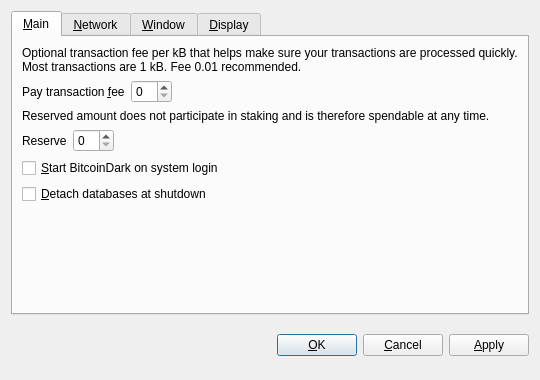
<?xml version="1.0" encoding="UTF-8"?>
<ui version="4.0">
 <class>OptionsDialog</class>
 <widget class="QDialog" name="OptionsDialog">
  <property name="geometry">
   <rect>
    <x>0</x>
    <y>0</y>
    <width>540</width>
    <height>380</height>
   </rect>
  </property>
  <property name="windowTitle">
   <string>Options</string>
  </property>
  <property name="modal">
   <bool>true</bool>
  </property>
  <layout class="QVBoxLayout" name="verticalLayout">
   <item>
    <widget class="QTabWidget" name="tabWidget">
     <property name="tabPosition">
      <enum>QTabWidget::North</enum>
     </property>
     <property name="currentIndex">
      <number>0</number>
     </property>
     <widget class="QWidget" name="tabMain">
      <attribute name="title">
       <string>&amp;Main</string>
      </attribute>
      <layout class="QVBoxLayout" name="verticalLayout_Main">
       <item>
        <widget class="QLabel" name="transactionFeeInfoLabel">
         <property name="text">
          <string>Optional transaction fee per kB that helps make sure your transactions are processed quickly. Most transactions are 1 kB. Fee 0.01 recommended.</string>
         </property>
         <property name="textFormat">
          <enum>Qt::PlainText</enum>
         </property>
         <property name="wordWrap">
          <bool>true</bool>
         </property>
        </widget>
       </item>
       <item>
        <layout class="QHBoxLayout" name="horizontalLayoutFee">
         <item>
          <widget class="QLabel" name="transactionFeeLabel">
           <property name="text">
            <string>Pay transaction &amp;fee</string>
           </property>
           <property name="textFormat">
            <enum>Qt::PlainText</enum>
           </property>
           <property name="buddy">
            <cstring>transactionFee</cstring>
           </property>
          </widget>
         </item>
         <item>
          <widget class="BitcoinAmountField" name="transactionFee"/>
         </item>
         <item>
          <spacer name="horizontalSpacerFee">
           <property name="orientation">
            <enum>Qt::Horizontal</enum>
           </property>
           <property name="sizeHint" stdset="0">
            <size>
             <width>40</width>
             <height>20</height>
            </size>
           </property>
          </spacer>
         </item>
        </layout>
       </item>
       <item>
        <widget class="QLabel" name="reserveBalanceInfoLabel">
         <property name="text">
          <string>Reserved amount does not participate in staking and is therefore spendable at any time.</string>
         </property>
         <property name="textFormat">
          <enum>Qt::PlainText</enum>
         </property>
         <property name="wordWrap">
          <bool>true</bool>
         </property>
        </widget>
       </item>
       <item>
        <layout class="QHBoxLayout" name="horizontalLayoutReserveBalance">
         <item>
          <widget class="QLabel" name="reserveBalanceLabel">
           <property name="text">
            <string>Reserve</string>
           </property>
           <property name="textFormat">
            <enum>Qt::PlainText</enum>
           </property>
           <property name="buddy">
            <cstring>reserveBalance</cstring>
           </property>
          </widget>
         </item>
         <item>
          <widget class="BitcoinAmountField" name="reserveBalance"/>
         </item>
         <item>
          <spacer name="horizontalSpacerReserveBalance">
           <property name="orientation">
            <enum>Qt::Horizontal</enum>
           </property>
           <property name="sizeHint" stdset="0">
            <size>
             <width>40</width>
             <height>20</height>
            </size>
           </property>
          </spacer>
         </item>
        </layout>
       </item>
       <item>
        <widget class="QCheckBox" name="bitcoinAtStartup">
         <property name="toolTip">
          <string>Automatically start BitcoinDark after logging in to the system.</string>
         </property>
         <property name="text">
          <string>&amp;Start BitcoinDark on system login</string>
         </property>
        </widget>
       </item>
       <item>
        <widget class="QCheckBox" name="detachDatabases">
         <property name="toolTip">
          <string>Detach block and address databases at shutdown. This means they can be moved to another data directory, but it slows down shutdown. The wallet is always detached.</string>
         </property>
         <property name="text">
          <string>&amp;Detach databases at shutdown</string>
         </property>
        </widget>
       </item>
       <item>
        <spacer name="verticalSpacer_Main">
         <property name="orientation">
          <enum>Qt::Vertical</enum>
         </property>
         <property name="sizeHint" stdset="0">
          <size>
           <width>20</width>
           <height>40</height>
          </size>
         </property>
        </spacer>
       </item>
      </layout>
     </widget>
     <widget class="QWidget" name="tabNetwork">
      <attribute name="title">
       <string>&amp;Network</string>
      </attribute>
      <layout class="QVBoxLayout" name="verticalLayout_Network">
       <item>
        <widget class="QCheckBox" name="mapPortUpnp">
         <property name="toolTip">
          <string>Automatically open the BitcoinDark client port on the router. This only works when your router supports UPnP and it is enabled.</string>
         </property>
         <property name="text">
          <string>Map port using &amp;UPnP</string>
         </property>
        </widget>
       </item>
       <item>
        <widget class="QCheckBox" name="connectSocks">
         <property name="toolTip">
          <string>Connect to the BitcoinDark network through a SOCKS proxy (e.g. when connecting through Tor).</string>
         </property>
         <property name="text">
          <string>&amp;Connect through SOCKS proxy:</string>
         </property>
        </widget>
       </item>
       <item>
        <layout class="QHBoxLayout" name="horizontalLayout_Network">
         <item>
          <widget class="QLabel" name="proxyIpLabel">
           <property name="text">
            <string>Proxy &amp;IP:</string>
           </property>
           <property name="textFormat">
            <enum>Qt::PlainText</enum>
           </property>
           <property name="buddy">
            <cstring>proxyIp</cstring>
           </property>
          </widget>
         </item>
         <item>
          <widget class="QValidatedLineEdit" name="proxyIp">
           <property name="maximumSize">
            <size>
             <width>140</width>
             <height>16777215</height>
            </size>
           </property>
           <property name="toolTip">
            <string>IP address of the proxy (e.g. 127.0.0.1)</string>
           </property>
          </widget>
         </item>
         <item>
          <widget class="QLabel" name="proxyPortLabel">
           <property name="text">
            <string>&amp;Port:</string>
           </property>
           <property name="textFormat">
            <enum>Qt::PlainText</enum>
           </property>
           <property name="buddy">
            <cstring>proxyPort</cstring>
           </property>
          </widget>
         </item>
         <item>
          <widget class="QLineEdit" name="proxyPort">
           <property name="maximumSize">
            <size>
             <width>55</width>
             <height>16777215</height>
            </size>
           </property>
           <property name="toolTip">
            <string>Port of the proxy (e.g. 9050)</string>
           </property>
          </widget>
         </item>
         <item>
          <widget class="QLabel" name="socksVersionLabel">
           <property name="text">
            <string>SOCKS &amp;Version:</string>
           </property>
           <property name="textFormat">
            <enum>Qt::PlainText</enum>
           </property>
           <property name="buddy">
            <cstring>socksVersion</cstring>
           </property>
          </widget>
         </item>
         <item>
          <widget class="QValueComboBox" name="socksVersion">
           <property name="toolTip">
            <string>SOCKS version of the proxy (e.g. 5)</string>
           </property>
          </widget>
         </item>
         <item>
          <spacer name="horizontalSpacer_Network">
           <property name="orientation">
            <enum>Qt::Horizontal</enum>
           </property>
           <property name="sizeHint" stdset="0">
            <size>
             <width>40</width>
             <height>20</height>
            </size>
           </property>
          </spacer>
         </item>
        </layout>
       </item>
       <item>
        <spacer name="verticalSpacer_Network">
         <property name="orientation">
          <enum>Qt::Vertical</enum>
         </property>
         <property name="sizeHint" stdset="0">
          <size>
           <width>20</width>
           <height>40</height>
          </size>
         </property>
        </spacer>
       </item>
      </layout>
     </widget>
     <widget class="QWidget" name="tabWindow">
      <attribute name="title">
       <string>&amp;Window</string>
      </attribute>
      <layout class="QVBoxLayout" name="verticalLayout_Window">
       <item>
        <widget class="QCheckBox" name="minimizeToTray">
         <property name="toolTip">
          <string>Show only a tray icon after minimizing the window.</string>
         </property>
         <property name="text">
          <string>&amp;Minimize to the tray instead of the taskbar</string>
         </property>
        </widget>
       </item>
       <item>
        <widget class="QCheckBox" name="minimizeOnClose">
         <property name="toolTip">
          <string>Minimize instead of exit the application when the window is closed. When this option is enabled, the application will be closed only after selecting Quit in the menu.</string>
         </property>
         <property name="text">
          <string>M&amp;inimize on close</string>
         </property>
        </widget>
       </item>
       <item>
        <spacer name="verticalSpacer_Window">
         <property name="orientation">
          <enum>Qt::Vertical</enum>
         </property>
         <property name="sizeHint" stdset="0">
          <size>
           <width>20</width>
           <height>40</height>
          </size>
         </property>
        </spacer>
       </item>
      </layout>
     </widget>
     <widget class="QWidget" name="tabDisplay">
      <attribute name="title">
       <string>&amp;Display</string>
      </attribute>
      <layout class="QVBoxLayout" name="verticalLayout_Display">
       <item>
        <layout class="QHBoxLayout" name="horizontalLayout_1_Display">
         <item>
          <widget class="QLabel" name="langLabel">
           <property name="text">
            <string>User Interface &amp;language:</string>
           </property>
           <property name="textFormat">
            <enum>Qt::PlainText</enum>
           </property>
           <property name="buddy">
            <cstring>lang</cstring>
           </property>
          </widget>
         </item>
         <item>
          <widget class="QValueComboBox" name="lang">
           <property name="toolTip">
            <string>The user interface language can be set here. This setting will take effect after restarting BitcoinDark.</string>
           </property>
          </widget>
         </item>
        </layout>
       </item>
       <item>
        <layout class="QHBoxLayout" name="horizontalLayout_2_Display">
         <item>
          <widget class="QLabel" name="unitLabel">
           <property name="text">
            <string>&amp;Unit to show amounts in:</string>
           </property>
           <property name="textFormat">
            <enum>Qt::PlainText</enum>
           </property>
           <property name="buddy">
            <cstring>unit</cstring>
           </property>
          </widget>
         </item>
         <item>
          <widget class="QValueComboBox" name="unit">
           <property name="toolTip">
            <string>Choose the default subdivision unit to show in the interface and when sending coins.</string>
           </property>
          </widget>
         </item>
        </layout>
       </item>
       <item>
        <widget class="QCheckBox" name="displayAddresses">
         <property name="toolTip">
          <string>Whether to show BitcoinDark addresses in the transaction list or not.</string>
         </property>
         <property name="text">
          <string>&amp;Display addresses in transaction list</string>
         </property>
        </widget>
       </item>
       <item>
        <widget class="QCheckBox" name="coinControlFeatures">
         <property name="toolTip">
          <string>Whether to show coin control features or not.</string>
         </property>
         <property name="text">
          <string>Display coin &amp;control features (experts only!)</string>
         </property>
        </widget>
       </item>
       <item>
        <spacer name="verticalSpacer_Display">
         <property name="orientation">
          <enum>Qt::Vertical</enum>
         </property>
         <property name="sizeHint" stdset="0">
          <size>
           <width>20</width>
           <height>40</height>
          </size>
         </property>
        </spacer>
       </item>
      </layout>
     </widget>
    </widget>
   </item>
   <item>
    <layout class="QHBoxLayout" name="horizontalLayout_Buttons">
     <item>
      <spacer name="horizontalSpacer_1">
       <property name="orientation">
        <enum>Qt::Horizontal</enum>
       </property>
       <property name="sizeHint" stdset="0">
        <size>
         <width>40</width>
         <height>48</height>
        </size>
       </property>
      </spacer>
     </item>
     <item>
      <widget class="QLabel" name="statusLabel">
       <property name="font">
        <font>
         <weight>75</weight>
         <bold>true</bold>
        </font>
       </property>
       <property name="text">
        <string/>
       </property>
       <property name="textFormat">
        <enum>Qt::PlainText</enum>
       </property>
       <property name="wordWrap">
        <bool>true</bool>
       </property>
      </widget>
     </item>
     <item>
      <spacer name="horizontalSpacer_2">
       <property name="orientation">
        <enum>Qt::Horizontal</enum>
       </property>
       <property name="sizeHint" stdset="0">
        <size>
         <width>40</width>
         <height>48</height>
        </size>
       </property>
      </spacer>
     </item>
     <item>
      <widget class="QPushButton" name="okButton">
       <property name="text">
        <string>&amp;OK</string>
       </property>
      </widget>
     </item>
     <item>
      <widget class="QPushButton" name="cancelButton">
       <property name="text">
        <string>&amp;Cancel</string>
       </property>
       <property name="autoDefault">
        <bool>false</bool>
       </property>
      </widget>
     </item>
     <item>
      <widget class="QPushButton" name="applyButton">
       <property name="text">
        <string>&amp;Apply</string>
       </property>
       <property name="autoDefault">
        <bool>false</bool>
       </property>
      </widget>
     </item>
    </layout>
   </item>
  </layout>
 </widget>
 <customwidgets>
  <customwidget>
   <class>BitcoinAmountField</class>
   <extends>QSpinBox</extends>
   <header>bitcoinamountfield.h</header>
  </customwidget>
  <customwidget>
   <class>QValueComboBox</class>
   <extends>QComboBox</extends>
   <header>qvaluecombobox.h</header>
  </customwidget>
  <customwidget>
   <class>QValidatedLineEdit</class>
   <extends>QLineEdit</extends>
   <header>qvalidatedlineedit.h</header>
  </customwidget>
 </customwidgets>
 <resources/>
 <connections/>
</ui>
